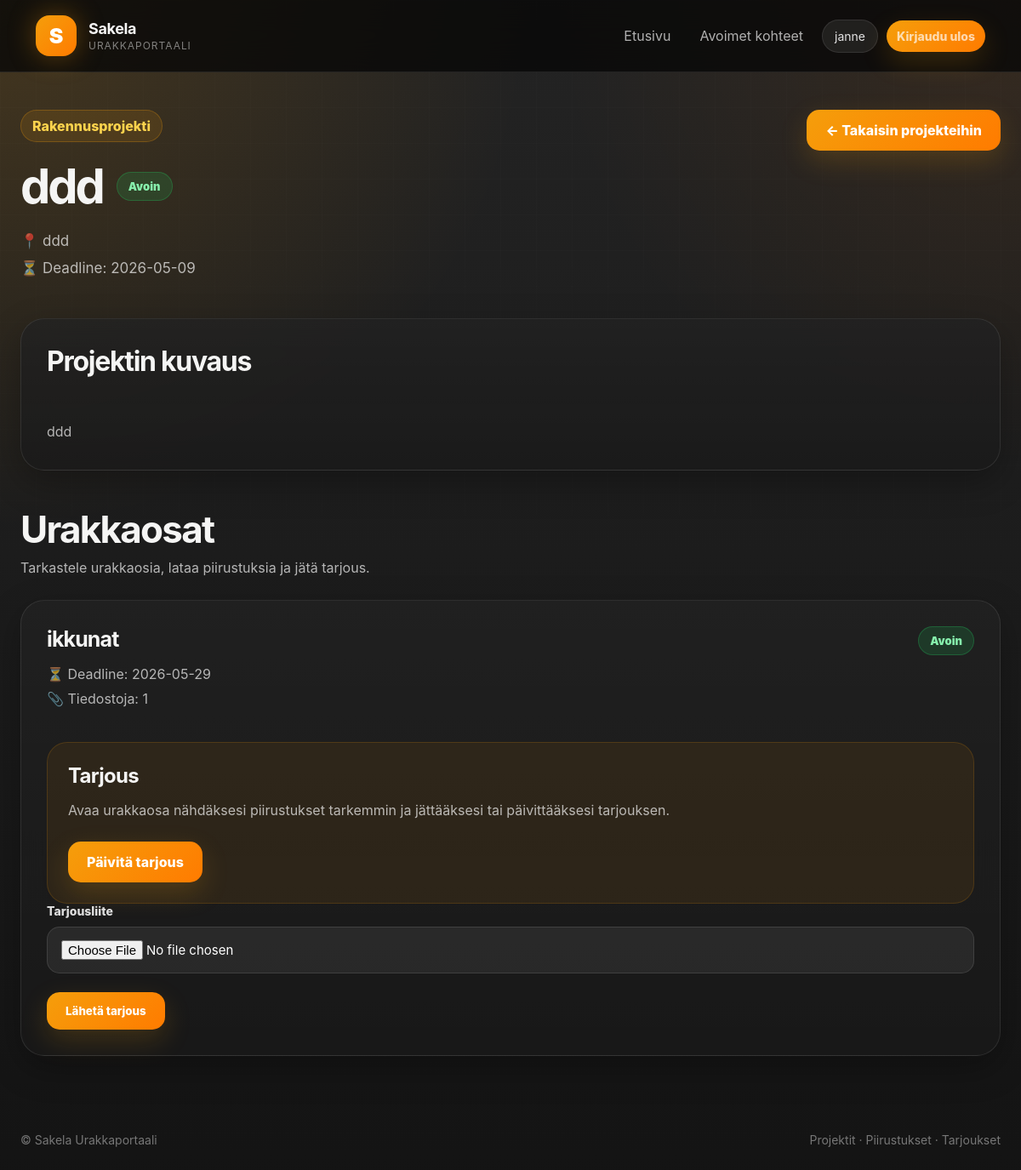
Page /projects/2 (signed in) on the committed database.
### tables this page shows
CREATE TABLE users (
            id INTEGER PRIMARY KEY AUTOINCREMENT,
            name TEXT NOT NULL,
            email TEXT NOT NULL UNIQUE,
            password_hash TEXT NOT NULL,
            role TEXT NOT NULL DEFAULT 'contractor',
            contractor_status TEXT NOT NULL DEFAULT 'pending',
            company_name TEXT,
            phone TEXT,
            created_at TEXT NOT NULL
        );

CREATE TABLE projects (
            id INTEGER PRIMARY KEY AUTOINCREMENT,
            title TEXT NOT NULL,
            location TEXT,
            description TEXT,
            deadline TEXT,
            status TEXT NOT NULL DEFAULT 'open',
            created_at TEXT NOT NULL
        );

CREATE TABLE project_sections (
            id INTEGER PRIMARY KEY AUTOINCREMENT,
            project_id INTEGER NOT NULL,
            title TEXT NOT NULL,
            description TEXT,
            trade_category TEXT,
            deadline TEXT,
            status TEXT NOT NULL DEFAULT 'open',
            created_at TEXT NOT NULL, Littera TEXT,
            FOREIGN KEY (project_id) REFERENCES projects(id) ON DELETE CASCADE
        );

### app.py (the view)
@app.route("/projects/<int:project_id>")
@login_required
@approved_contractor_required
def contractor_project_detail(project_id):
    conn = get_db()
    project = conn.execute(
        "SELECT * FROM projects WHERE id = ? AND status = 'open'",
        (project_id,)
    ).fetchone()
    if not project:
        conn.close()
        flash("Projektia ei löytynyt tai se ei ole avoinna.", "danger")
        return redirect(url_for("contractor_projects"))
    sections = conn.execute("""
        SELECT
            ps.*,
            (
                SELECT COUNT(*)
                FROM bids b
                WHERE b.section_id = ps.id
                AND b.contractor_id = ?
            ) AS has_my_bid,
            (
                SELECT COUNT(*)
                FROM section_files sf
                WHERE sf.section_id = ps.id
            ) AS file_count
        FROM project_sections ps
        WHERE ps.project_id = ?
        AND ps.status = 'open'
        ORDER BY ps.created_at DESC
    """, (session["user_id"], project_id)).fetchall()
    conn.close()
    return render_template(
        "contractor_project_detail.html",
        project=project,
        sections=sections,
    )

### app.py (called while the page is built)
def get_db():
    conn = sqlite3.connect(DATABASE)
    conn.row_factory = sqlite3.Row
    return conn

def current_user():
    if "user_id" not in session:
        return None
    conn = get_db()
    user = conn.execute(
        "SELECT * FROM users WHERE id = ?",
        (session["user_id"],)
    ).fetchone()
    conn.close()
    return user

def login_required(view_func):
    @wraps(view_func)
    def wrapper(*args, **kwargs):
        if "user_id" not in session:
            flash("Kirjaudu ensin sisään.", "warning")
            return redirect(url_for("login"))
        return view_func(*args, **kwargs)
    return wrapper

def approved_contractor_required(view_func):
    @wraps(view_func)
    def wrapper(*args, **kwargs):
        user = current_user()
        if not user:
            flash("Kirjaudu ensin sisään.", "warning")
            return redirect(url_for("login"))
        if user["role"] == "admin":
            return view_func(*args, **kwargs)
        if user["role"] == "contractor" and user["contractor_status"] == "approved":
            return view_func(*args, **kwargs)
        flash("Tilisi odottaa vielä hyväksyntää.", "warning")
        return redirect(url_for("pending"))
    return wrapper

@app.context_processor
def inject_user():
    return {"current_user": current_user()}

### templates/contractor_project_detail.html (shortened to what this page needs)
{% extends "base.html" %}
{% block content %}
<div
    style="
        display:flex;
        justify-content:space-between;
        align-items:flex-start;
        gap:24px;
        flex-wrap:wrap;
        margin-bottom:42px;
    "
>
    <div>
        <div
            style="
                display:inline-flex;
                padding:8px 13px;
                border-radius:999px;
                background:rgba(245,158,11,0.12);
                border:1px solid rgba(245,158,11,0.25);
                color:#fcd34d;
                font-weight:800;
                margin-bottom:18px;
            "
        >
            Rakennusprojekti
        </div>
        <div
            style="
                display:flex;
                align-items:center;
                gap:16px;
                flex-wrap:wrap;
                margin-bottom:14px;
            "
        >
            <h1 style="font-size:56px; letter-spacing:-0.055em;">
                {{ project.title }}
            </h1>
            <span class="status-pill status-{{ project.status }}">
                {% if project.status == "open" %}
                    Avoin
                {% else %}
                    Suljettu
                {% endif %}
            </span>
        </div>
        <div class="muted" style="line-height:1.9; font-size:17px;">
            {% if project.location %}
                <div>📍 {{ project.location }}</div>
            {% endif %}
            {% if project.deadline %}
                <div>⏳ Deadline: {{ project.deadline }}</div>
            {% endif %}
        </div>
    </div>
    <a href="{{ url_for('contractor_projects') }}" class="btn">
        ← Takaisin projekteihin
    </a>
</div>
{% if project.description %}
    <div class="card" style="margin-bottom:42px;">
        <h2 style="font-size:32px; letter-spacing:-0.04em; margin-bottom:18px;">
            Projektin kuvaus
        </h2>
        <p class="muted" style="line-height:1.9; white-space:pre-line;">
            {{ project.description }}
        </p>
    </div>
{% endif %}
<div
    style="
        display:flex;
        justify-content:space-between;
        align-items:center;
        gap:20px;
        flex-wrap:wrap;
        margin-bottom:28px;
    "
>
    <div>
        <h2 class="section-title" style="margin-bottom:8px;">
            Urakkaosat
        </h2>
        <p class="muted">
            Tarkastele urakkaosia, lataa piirustuksia ja jätä tarjous.
        </p>
    </div>
</div>
{% if sections %}
    <div class="grid">
        {% for section in sections %}
            <div class="card section-card">
                <div
                    style="
                        display:flex;
                        justify-content:space-between;
                        align-items:flex-start;
                        gap:18px;
                        margin-bottom:20px;
                        flex-wrap:wrap;
                    "
                >
                    <div>
                        <h3>{{ section.title }}</h3>
                        <div class="section-meta">
                            {% if section.deadline %}
                                <div>⏳ Deadline: {{ section.deadline }}</div>
                            {% endif %}
                            <div>📎 Tiedostoja: {{ section.file_count }}</div>
                        </div>
                    </div>
                    <span class="status-pill status-{{ section.status }}">
                        {% if section.status == "open" %}
                            Avoin
                        {% else %}
                            Suljettu
                        {% endif %}
                    </span>
                </div>
                <div
                    style="
                        padding:24px;
                        border-radius:24px;
                        background:rgba(245,158,11,0.08);
                        border:1px solid rgba(245,158,11,0.16);
                    "
                >
                    <h4
                        style="
                        font-size:24px;
                        margin-bottom:12px;
                        letter-spacing:-0.03em;
                    "
                >
                    Tarjous
                </h4>
                <p class="muted" style="line-height:1.8; margin-bottom:22px;">
                    Avaa urakkaosa nähdäksesi piirustukset tarkemmin ja jättääksesi
                    tai päivittääksesi tarjouksen.
                </p>
                <a
                    href="{{ url_for('contractor_section_detail', section_id=section.id) }}"
                    class="btn"
                >
                    {% if section.has_my_bid %}
                        Päivitä tarjous
                    {% else %}
                        Avaa ja jätä tarjous
                    {% endif %}
                </a>
            </div>
                        <div class="form-group">
                            <label>Tarjousliite</label>
                            <input
                                type="file"
                                name="attachment"
                                class="form-control"
                            >
                        </div>
                        <button type="submit" class="btn">
                            Lähetä tarjous
                        </button>
                </div>
            </div>
        {% endfor %}
{% endif %}
{% endblock %}

### templates/base.html (shortened to what this page needs)
<!DOCTYPE html>
<html lang="fi">
<head>
    <link rel="stylesheet" href="{{ url_for('static', filename='css/style.css') }}?v=3">
</head>
<body>
<header class="topbar">
    <a href="{{ url_for('index') }}" class="brand">
        <span class="brand-mark">S</span>
        <span>
            <strong>Sakela</strong>
            <small>Urakkaportaali</small>
        </span>
    </a>
    <nav class="nav">
        {% if current_user %}
            {% if current_user.role == "admin" %}
                <a href="{{ url_for('admin_dashboard') }}">Hallinta</a>
                <a href="{{ url_for('admin_projects') }}">Projektit</a>
                <a href="{{ url_for('admin_bids') }}">Tarjoukset</a>
                <a href="{{ url_for('admin_contractors') }}">Urakoitsijat</a>
            {% else %}
                <a href="{{ url_for('contractor_dashboard') }}">Etusivu</a>
                <a href="{{ url_for('contractor_projects') }}">Avoimet kohteet</a>
            {% endif %}
            <span class="user-pill">
                {{ current_user.name }}
            </span>
            <a href="{{ url_for('logout') }}" class="btn btn-small">
                Kirjaudu ulos
            </a>
        {% else %}
            <a href="{{ url_for('login') }}">Kirjaudu</a>
            <a href="{{ url_for('register') }}" class="btn btn-small">
                Hae urakoitsijaksi
            </a>
        {% endif %}
    </nav>
</header>
<main class="page">
    {% block content %}{% endblock %}
</main>
<footer
    style="
        max-width:1440px;
        margin:0 auto;
        padding:0 24px 34px;
        color:rgba(255,255,255,0.42);
        font-size:14px;
        display:flex;
        justify-content:space-between;
        gap:18px;
        flex-wrap:wrap;
    "
>
    <div>
        © Sakela Urakkaportaali
    </div>
    <div>
        Projektit · Piirustukset · Tarjoukset
    </div>
</footer>
</body>
</html>

### rows in the picture
users: name "janne"
projects: title "ddd", location "ddd", deadline "2026-05-09", description "ddd"
project_sections: title "ikkunat", deadline "2026-05-29", file_count "1", status "Avoin"
